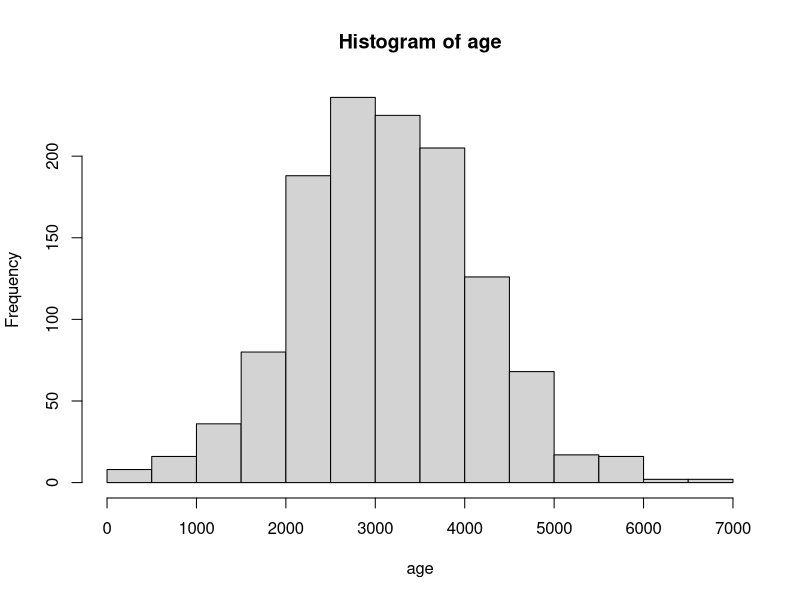

Recreate this plot in R. (Note: this script raises an error after producing the figure.)
# toymaker dataset
set.seed(6767)

# elf identifier variable. 1225 observations
total_elves <- 1225
elf_id <- 0001:total_elves
elf_id <- sprintf("%04d", 1:total_elves)

# sex variable
sex <- as.factor(sample(c("Male", "Female"), total_elves, T))
table(sex) # table() shows the count per category

# age
age <- pmax(round(rnorm(total_elves, mean = 3140, sd = 1000)), 100)
hist(age)

# job_type
job_type <- as.factor(sample(c("Full-time", "Part-time"), total_elves, T, prob = c(.75, .25)))
table(job_type)

# creating dataframe + new variable: weekly_hours
toymaker <- data.frame(elf_id, sex, age, job_type) %>%
  mutate(weekly_hours = ifelse(job_type == "Full-time",
                               pmin(pmax(round(rnorm(n(), mean = 40, sd = 10)), 40), 60),
                               pmin(pmax(round(rnorm(n(), mean = 30, sd = 3)), 20), 34)
                              )
         )

# Test Visualizations (for assessing distribution purposes)
toymaker %>%
  select(job_type, weekly_hours) %>%
  table()

hist(toymaker$weekly_hours[toymaker$job_type == "Full-time"])
hist(toymaker$weekly_hours[toymaker$job_type == "Part-time"])
hist(toymaker$weekly_hours)

toymaker %>%
  filter(age <= 1000) %>%
  group_by(job_type) %>%
  arrange(age) %>%
  count(job_type)
